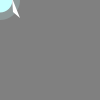
Frame 1 (no input)
Frame 60 (the mouse pressed at the canvas centre just before this capture): identical to frame 1, image omitted
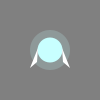
Frame 120 (the mouse held since frame 60 and released just before this capture)

The Processing sketch that drew these frames (run headless with seeded random() and noise(); from frame 60 on, the mouse is pressed at the canvas centre):

// Processing sketch: PutOutTheFire_sketching
// ── PutOutTheFire_sketching.pde
//sketching objects
float pilotX;
float pilotY;


void setup() 
{
  rectMode(CENTER);
  noFill();
  noStroke();
}

void draw() 
{
  background(128, 128);
  //drawKey(50, 50);
  //drawLock(75, 75);
  
  pilotX = mouseX;
  pilotY = mouseY;
  
  drawPilot();

}

void drawKey(int x, int y) 
{
  background(255);
  noStroke();
  fill(10, 255, 255, 50); //cyan
  ellipse(x, y, 40, 40);
  ellipse(x, y, 25, 25);
  ellipse(x, y, 25, 25);
  
  stroke(#F7C846);
  strokeWeight(3);
  ellipse(x, y-12, 15, 8); //finger loop
  line(x, y-8, x, y+12); //key shaft
  line(x-3, y+5, x-3, y+13); //tooth webbing
  line(x-10, y+13, x, y+13); //long tooth
  line(x-8, y+5, x, y+5); //short tooth
  noStroke();
}

void drawLock(int x, int y) 
{
  fill(200, 150, 100); //light brown
  ellipse(x, y, 40, 40);
  rect(x, y+10, 40, 20);
  
  fill(#F7C846); //bronze
  ellipse(x, y-3, 20, 20);
  rect(x, y+5, 10, 20);
  
  fill(100, 50, 0); //dark brown
  ellipse(x, y-3, 13, 13);
  rect(x, y+7, 4, 10);
}

void drawPilot() 
{
  //draw shapes making up wisp
  fill(200, 255, 255, 50); //low opacity pale blue
  ellipse(pilotX, pilotY, 40, 40); //wisp glow
  fill(200, 255, 255, 255); //pale blue
  ellipse(pilotX, pilotY, 25, 25); //wisp
  
  fill(255); //white
  triangle(pilotX-12, pilotY-2, pilotX-20, pilotY+18, pilotX-13, pilotY+12); //left wing
  triangle(pilotX+12, pilotY-2, pilotX+20, pilotY+18, pilotX+13, pilotY+12); //right wing
}
